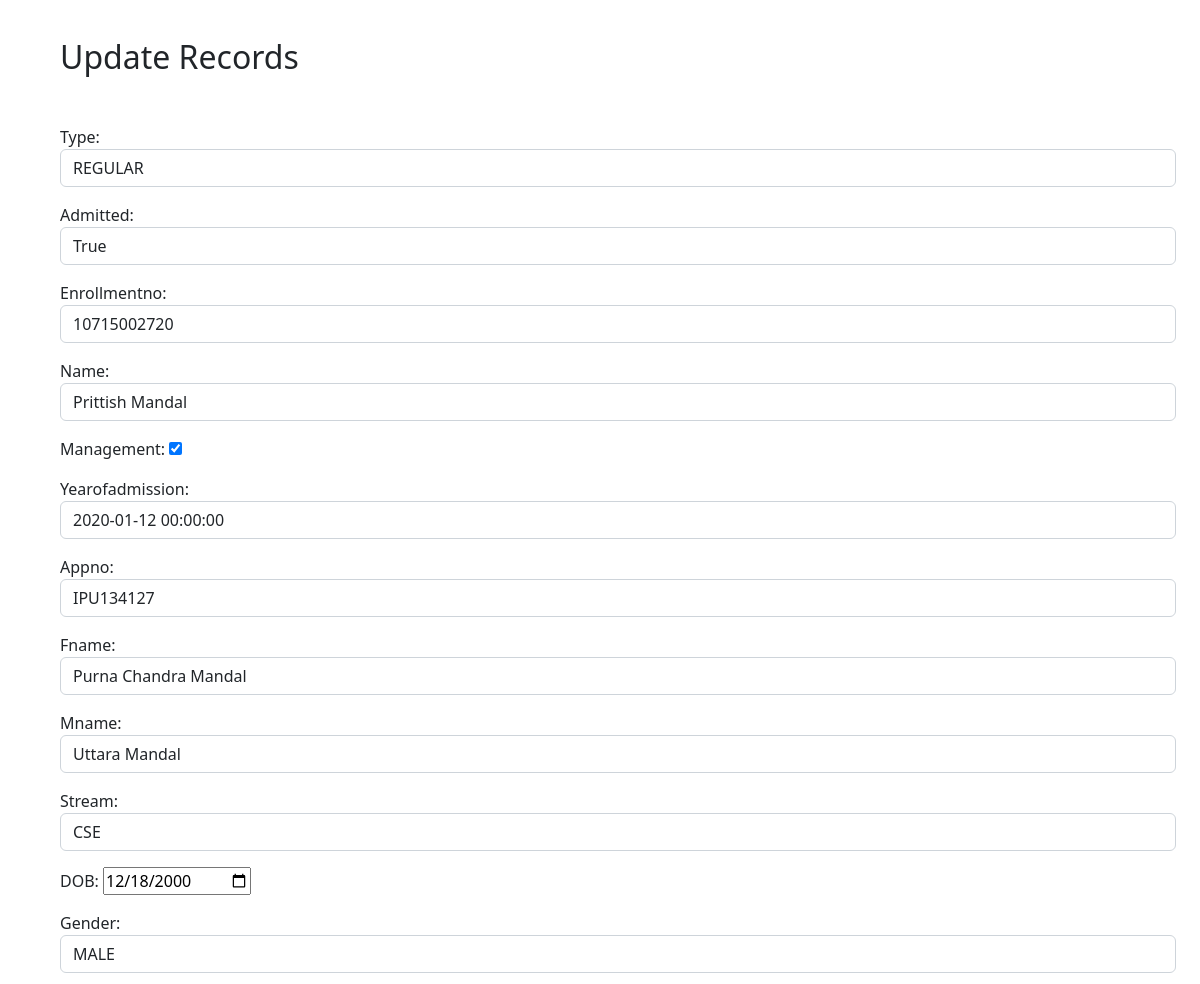
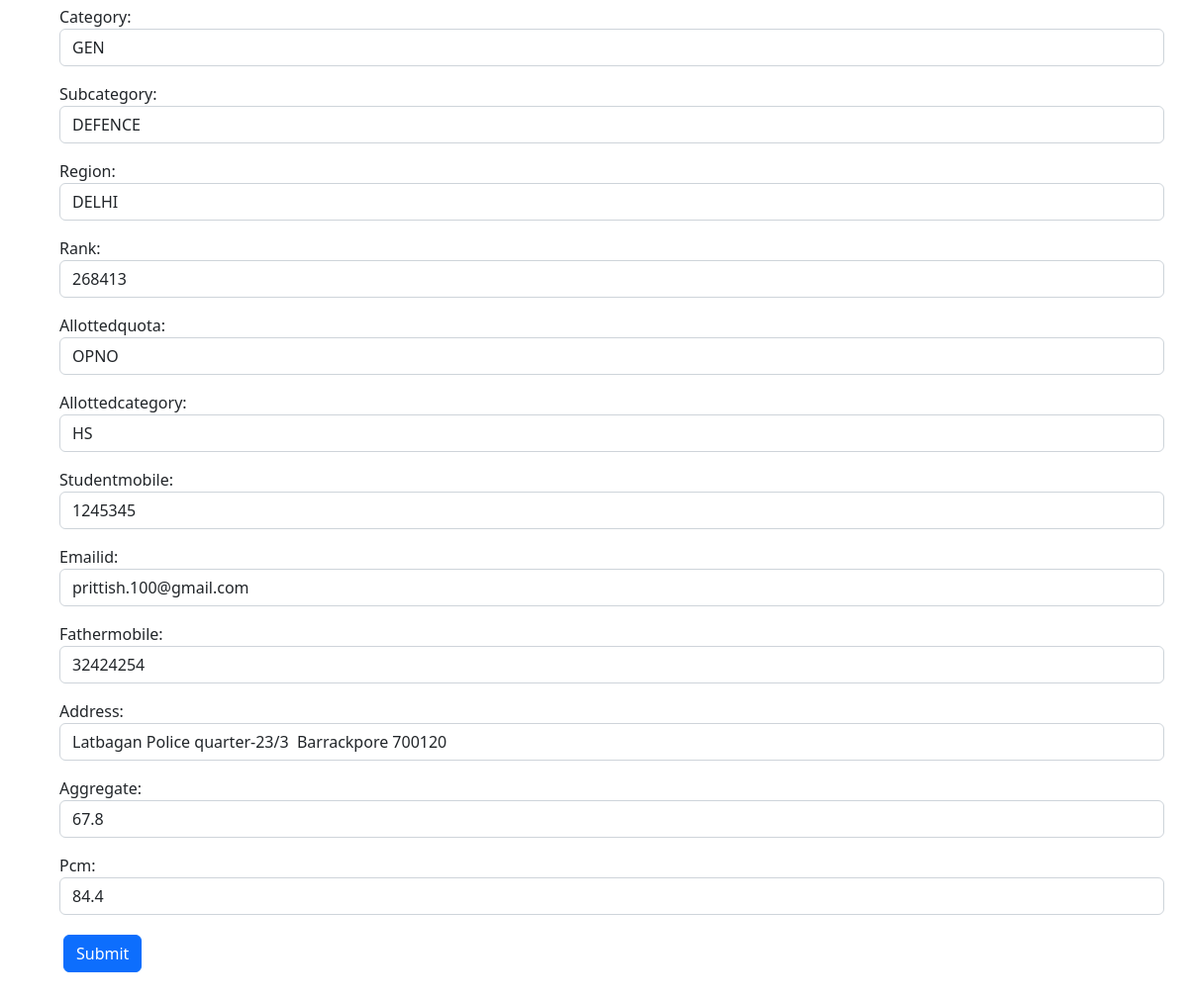
The app's page /update/1/ with its own data (2 pictures, top to bottom).
### app/models.py (models this page shows, shortened)
class sample(models.Model):
    type = models.CharField(max_length=10, choices= typechoices ,default='Regular')
    admitted = models.BooleanField(default=False)
    enrollmentno = models.IntegerField(null = True, default=None , blank=True)
    name = models.CharField(max_length=100, default=False)
    management = models.BooleanField(default = False)
    yearofadmission = models.DateTimeField(default=False)
    appno = models.CharField(default=False, max_length=200)
    Fname = models.CharField(max_length=200, default=False)
    Mname = models.CharField(max_length=200, default=False)
    stream = models.CharField(max_length=200, choices= streamchoices,default=False)
    DOB = models.DateField(default=False)
    gender = models.CharField(max_length=50,choices= genderchoices ,default=False)
    category = models.CharField(max_length=5,choices= categorychoices ,default=False)
    subcategory = models.CharField(max_length=10, choices= subcategorychoices ,default=False)
    region = models.CharField(max_length=50,choices= regionchoices ,default=False)
    rank = models.IntegerField(null = True, default=None , blank=True)
    allottedquota = models.CharField(max_length=10,choices= allotedquotachoices, default=False)
    allottedcategory = models.CharField(max_length=10,choices= allottedcategorychoices, default=False)
    studentmobile = models.IntegerField(null = True, default=None , blank=True)
    emailid = models.EmailField(max_length=20, default='')
    fathermobile = models.IntegerField(null = True, default=None , blank=True)
    address = models.CharField(max_length=200, default=False)
    aggregate = models.FloatField(null = True, default=None , blank=True)
    pcm = models.FloatField(null = True, default=None , blank=True)

### app/views.py (the view)
# urls.py: path('update/<str:pk>/', views.update, name='update'),
def update(request,pk):
    order = sample.objects.get(id = pk)
    form = sampleform(instance= order)
    if request.method == "POST":
        form = sampleform(request.POST, instance= order)
        if form.is_valid():
            form.save()
            return redirect('/')
    context = {
        "form" : form,
    }
    return render(request, 'app/update.html', context)

### app/templates/app/update.html (shortened to what this page needs)
<head>
    <link href="https://cdn.jsdelivr.net/npm/bootstrap@5.2.2/dist/css/bootstrap.min.css" rel="stylesheet">
    <link href="https://cdn.jsdelivr.net/npm/bootstrap@5.2.2/dist/css/bootstrap.min.css" rel="stylesheet">
  </head>
{% block content %}
    <h2 class="text center" style="margin-left: 60px;">
        <br>
        Update Records
    </h2>
    <div class="container m-5">
        <form action="" method = "post" enctype="multipart/form-data">
            <div class="form-group">
                {{form.as_p}}
            </div>
            <input type="submit" name = "Update" class="btn btn-primary m-1">
        </form>
    </div>
{% endblock %}

### records on screen
sample: type "REGULAR", admitted "True", enrollmentno "10715002720", name "Prittish Mandal", management "☑", yearofadmission "2020-01-12 00:00:00", appno "IPU134127", Fname "Purna Chandra Mandal", Mname "Uttara Mandal", stream "CSE", DOB "12/18/2000", gender "MALE", category "GEN", subcategory "DEFENCE", region "DELHI", rank "268413", allottedquota "OPNO", allottedcategory "HS", studentmobile "1245345", emailid "prittish.100@gmail.com", fathermobile "32424254", address "Latbagan Police quarter-23/3 Barrackpore 700120", aggregate "67.8", pcm "84.4"
